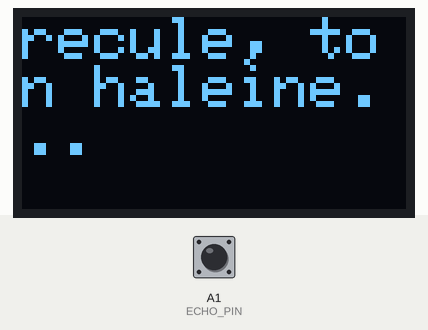
Simulated run of this sketch. Board: Arduino Uno, built with avr-gcc and run on an emulated ATmega328P. Parts: 128×64 one-colour display. Inputs (shaded band) come from the test bench; at power-on: A1 (ECHO_PIN) LOW. What the sketch prints to the serial monitor is not drawn.

Above: at 1.6 s.
1.7 s: A1 (ECHO_PIN) pulsed HIGH 2 times (0.12 s each, 0.3 s apart)
At 2.5 s:
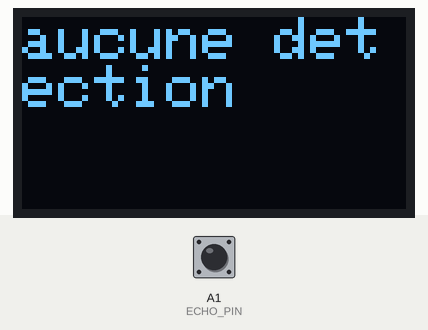
Timing chart, 0 to 4.7 s (numbered marks = the images above; inputs shaded):
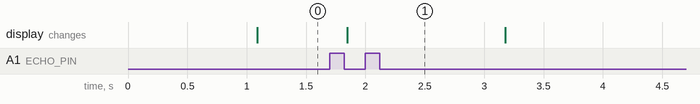

Measured:
- after the input at 1.7 s, the display: changes after 0.15 s (image 1)

The sketch:

code.ultra-son_servo-moteur_oled1.ino
```cpp
//#include <Servo.h>
#include <Wire.h> // bibliotheque pour la communication I2C
#include <Adafruit_GFX.h> // bibliotheque pour contrôler l'écran OLED.
#include <Adafruit_SSD1306.h> // pareil que celle d'au-dessus

//#define SERVO_PIN 9   // Broche de contrôle du servomoteur

#define TRIG_PIN A0   // Broche Trig du capteur ultrasonique
#define ECHO_PIN A1   // Broche Echo du capteur ultrasonique

#define DETECTION_DISTANCE 50  // Distance en cm pour détecter une personne
#define NO_PERSON_THRESHOLD 3 // Nombre de lectures consécutives sans détection

#define SCREEN_WIDTH 128
#define SCREEN_HEIGHT 64
#define OLED_RESET -1 // Pas de réinitialisation pour l'écran OLED

Adafruit_SSD1306 display(SCREEN_WIDTH, SCREEN_HEIGHT, &Wire, OLED_RESET);

//Servo myServo;  // Créer un objet Servo
//int noPersonCount = 0;

void setup() {
  /*myServo.attach(SERVO_PIN);  // Attache le servomoteur à la broche
    pinMode(TRIG_PIN, OUTPUT);
    pinMode(ECHO_PIN, INPUT); */
    if (!display.begin(SSD1306_SWITCHCAPVCC, 0x3C)) { // replace with your display's I2C address if different
        // display initialization failed
        for(;;); // don't proceed, loop forever
    }

    Serial.begin(9600);  // Initialise la communication série
    display.clearDisplay(); // Efface l'écran
    display.setTextSize(2); // Taille du texte
    display.setTextColor(SSD1306_WHITE); // Couleur du texte
    display.setCursor(0, 0); // Position du curseur
    display.print("nana");
    display.display();

}

//Mesure distance à l'aide du capteur ultrasonique
float getDistance() {
    long duration;
    float distance;

    digitalWrite(TRIG_PIN, LOW);
    delayMicroseconds(2);
    digitalWrite(TRIG_PIN, HIGH);
    delayMicroseconds(10);
    digitalWrite(TRIG_PIN, LOW);

    duration = pulseIn(ECHO_PIN, HIGH);
    distance = (duration * 0.034) / 2;  // Calculer la distance en cm
    // 0.034 speed sound in air, 2 ultrasonic signal goes 2x the distance (going to and from object)
    return distance;
}


void loop() {
  float distance = getDistance();
    Serial.print("Distance: ");
    Serial.println(distance);

    /*if (distance < DETECTION_DISTANCE) {
        // Personne détectée
        Serial.println("Personne détectée ! Arrêt du servomoteur.");
        myServo.write(90); // Position centrale (ou une position d'arrêt)
        delay(2000); // Attendre
    } else {
        noPersonCount++;
        if (noPersonCount >= NO_PERSON_THRESHOLD) {
            // Démarrer le servomoteur
            noPersonCount = 0;
            for (int angle = 0; angle <= 180; angle += 10) {
                myServo.write(angle);
                delay(20);
                distance = getDistance();
                if (distance < DETECTION_DISTANCE) {
                    Serial.println("Personne détectée pendant le mouvement ! Arrêt.");
                    myServo.write(90); // Arrêt
                    delay(2000);
                    break;
                }
            }
        }
      }
    delay(100); // Petite pause pour éviter les lectures trop rapides */

    display.clearDisplay();
    display.setCursor(0, 0);

    if (distance < 30) {
        display.clearDisplay();
        //display.setCursor(0, 0);
        display.print("recule, ton haleine...");
        //display.display();
    }
    else if (distance < 60) {
        display.clearDisplay();
        //display.setCursor(0, 0);
        display.println("casse toi");
        //display.display();
    }
    else {
        display.println("aucune detection");
    }

    display.display();
}
```
